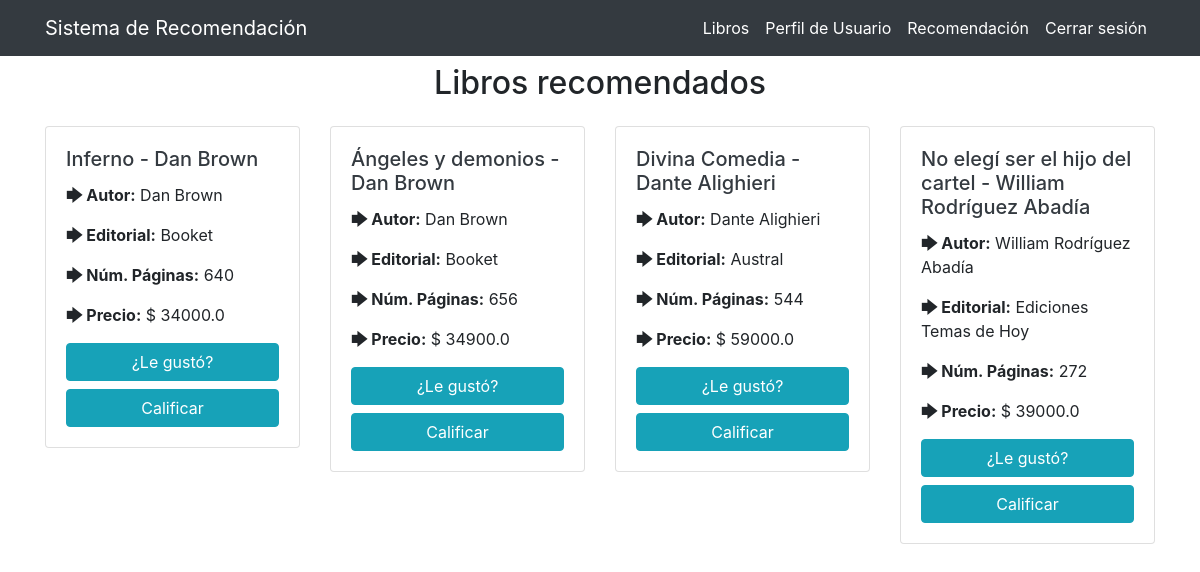
Before: /libros/recomendacion/ (signed in) with the older database file.
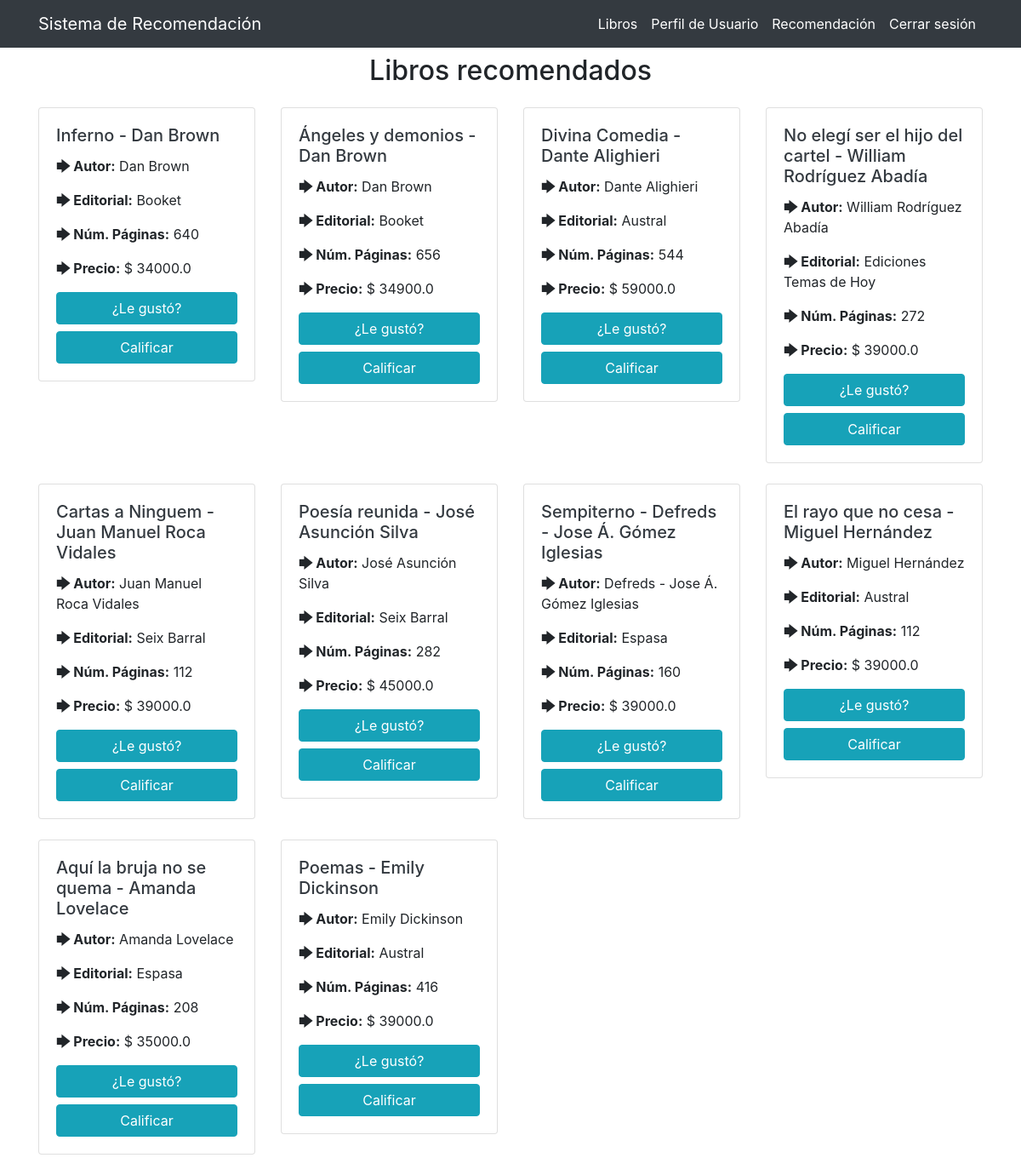
After: the same page with the newer database file.
### libros/models.py (models this page shows, shortened)
class Libro(models.Model):
    nombre = models.CharField(max_length=80)
    autor = models.CharField(max_length=80, null=True, blank=True)
    editorial = models.CharField(max_length=100, null=True, blank=True)
    nro_paginas = models.IntegerField(null=True, blank=True)
    precio = models.FloatField(null=True, blank=True)
    url = models.CharField(max_length=500, null=True, blank=True)
    observaciones = models.CharField(max_length=500, null=True, blank=True)
    estado = models.CharField(max_length=50, null=True, blank=True)
    link2 = models.CharField(max_length=500, null=True, blank=True)
    nombreautor = models.CharField(max_length=500, null=True, blank=True)

### libros/views.py (the view)
# urls.py: path('recomendacion/', VerRecomendaciones.as_view(), name='recomendacion'),
@method_decorator([login_required], name='dispatch')
class VerRecomendaciones(ListView):
    model = Libro
    template_name = 'libros/recomendaciones.html'
    def get_context_data(self, **kwargs):
        context = super(VerRecomendaciones, self).get_context_data(**kwargs)
        context['recomendaciones'] = get_recomendations(self.request.user)
        return context

### libros/functions.py (called while the page is built)
def get_recomendations(user):
    pesoContenido = 0.6
    pesoColaborativo = 0.4
    return get_recomendations_content(user)[:10]

### templates/libros/recomendaciones.html (shortened to what this page needs)
{% extends 'base.html' %}
{% block content %}
{% if user.is_authenticated %}
<div class="container mt-3">
    <div class="my-3 row justify-content-center">
        <h2>Libros recomendados</h2>
    </div>
    <div class="row">
        {% for libro in recomendaciones %}
            <div class="col-sm-6 col-md-4 col-lg-3 mb-4">
                <div class="card">
                    <div class="card-body">
                        <a class="text-dark" href="{{ libro.url }}" target="_blank">
                            <h5 class="card-title">{{ libro.nombre }} - {{ libro.autor }}</h5>
                        </a>
                        <p><span class="font-weight-bold">🡆 Autor:</span> {{ libro.autor }}</p>
                        <p><span class="font-weight-bold">🡆 Editorial:</span> {{ libro.editorial }}</p>
                        <p><span class="font-weight-bold">🡆 Núm. Páginas:</span> {{ libro.nro_paginas }}</p>
                        <p><span class="font-weight-bold">🡆 Precio:</span> $ {{ libro.precio }}</p>
                        <a href="{% url 'crear-score' libro.id %}" class="btn btn-info btn-block" >
                            ¿Le gustó?
                        </a>
                        <a href="{% url 'crear-calificacion' libro.id %}" class="btn btn-info btn-block" >
                            Calificar
                        </a>
                    </div>
                </div>
            </div>
        {% endfor %}
    </div>
</div>
{% endif %}
{% endblock content %}

### templates/base.html (shortened to what this page needs)
<!DOCTYPE html>
<html lang="es">
<head>
  {% load static %}
  <link href="{% static 'vendor/fontawesome-free/css/all.min.css' %}" rel="stylesheet" type="text/css">
  <link href="https://cdnjs.cloudflare.com/ajax/libs/datepicker/0.6.5/datepicker.min.css" rel="stylesheet" type="text/css">
  <link rel="stylesheet" href="https://stackpath.bootstrapcdn.com/bootstrap/4.4.1/css/bootstrap.min.css">
  <link href="{% static 'css/sb-admin.css' %}" rel="stylesheet">
  <link href="{% static 'css/styles.css' %}" rel="stylesheet">
  <link rel="stylesheet" type="text/css" href="{% static 'vendor/bootstrap/css/bootstrap.css' %}">
</head>
<body class="pt-5">
  <nav class="navbar navbar-expand-lg navbar-dark bg-dark fixed-top">
    <div class="container">
      <a class="navbar-brand" href="/home">Sistema de Recomendación</a>
      <div class="collapse navbar-collapse" id="navbarNav">
        <ul class="navbar-nav ml-auto">
          {% if user.is_authenticated %}
            <li class="nav-item active">
                <a class="nav-link" href="{% url 'ver_libros' %}">Libros</a>
            </li>
            <li class="nav-item active">
              <a class="nav-link" href="{% url 'perfil-usuario' %}">Perfil de Usuario</a>
            </li>
            <li class="nav-item active">
              <a class="nav-link" href="{% url 'recomendacion' %}">Recomendación</a>
            </li>
            <li class="nav-item active">
              <a class="nav-link" href="{% url 'logout' %}">Cerrar sesión</a>
            </li>
          {% else %}
            <li class="nav-item">
                <a class="nav-link" href="{% url 'login' %}">Iniciar sesión</a>
            </li>
          {% endif %}
        </ul>
      </div>
    </div>
  </nav>
  {% block content %}{% endblock content %}
  <link href="https://stackpath.bootstrapcdn.com/font-awesome/4.7.0/css/font-awesome.min.css" rel="stylesheet">
  <link rel="stylesheet" href="https://cdnjs.cloudflare.com/ajax/libs/tempusdominus-bootstrap-4/5.1.2/css/tempusdominus-bootstrap-4.min.css" />
    </body>
</html>

Changed rows visible on the page:
added Libro: nombre "Cartas a Ninguem", autor "Juan Manuel Roca Vidales", editorial "Seix Barral", nro_paginas "112", precio "39000.0"
added Libro: nombre "Poesía reunida", autor "José Asunción Silva", editorial "Seix Barral", nro_paginas "282", precio "45000.0"
added Libro: nombre "Sempiterno", autor "Defreds - Jose Á. Gómez Iglesias", editorial "Espasa", nro_paginas "160", precio "39000.0"
added Libro: nombre "El rayo que no cesa", autor "Miguel Hernández", editorial "Austral", nro_paginas "112", precio "39000.0"
added Libro: nombre "Aquí la bruja no se quema", autor "Amanda Lovelace", editorial "Espasa", nro_paginas "208", precio "35000.0"
added Libro: nombre "Poemas", autor "Emily Dickinson", editorial "Austral", nro_paginas "416", precio "39000.0"
